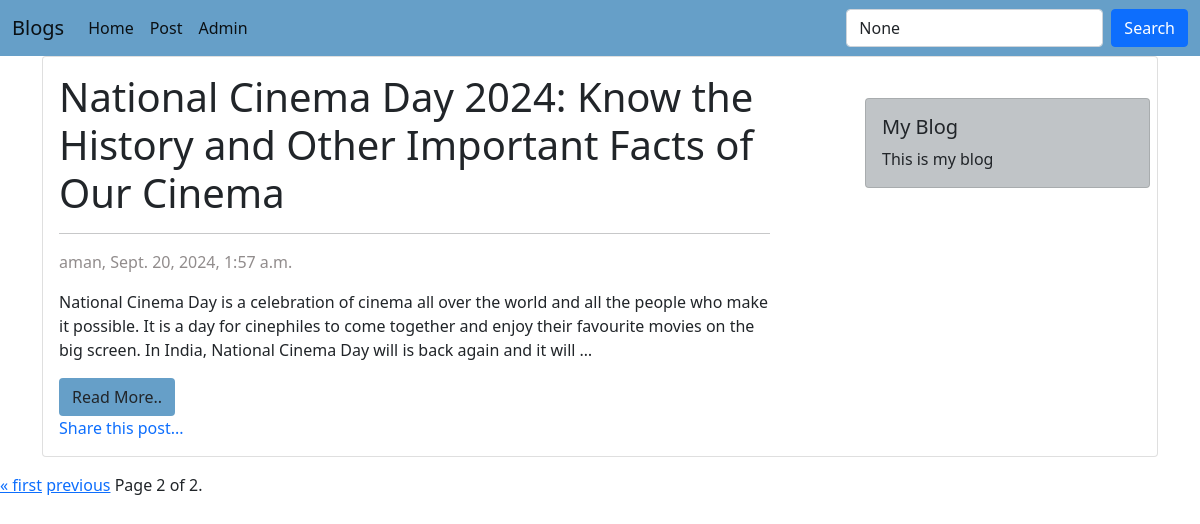
Screenshot of /blog/?page=2 with the database file from the repository.
### blog_app/models.py (models this page shows, shortened)
class Blogpost(models.Model):
    STATUS_CHOICES = (('draft', 'draft'),(  'published', 'published'),)
    blog_id=models.AutoField(primary_key=True)
    title=models.CharField(max_length=100)
    content=models.TextField()
    author=models.ForeignKey(User,on_delete=models.CASCADE)
    create_at=models.DateTimeField(auto_now_add=True,null=True)
    status=models.CharField(max_length=10,choices=STATUS_CHOICES,default='draft')
    tags=TaggableManager()

### blog_app/views.py (the view)
# urls.py: path('blog/', blog_view, name='blog'),
def blog_view(request):
    tag = request.GET.get('tag')  # Get the tag from the URL
    if tag:
        post = Blogpost.objects.filter(tags__name__in=[tag])
    else:
        post=Blogpost.objects.all()
    paginator=Paginator(post,5)
    page=request.GET.get('page')
    try:
        posts=paginator.page(page)
    except PageNotAnInteger:
        posts = paginator.page(1)
    except EmptyPage:
        posts = paginator.page(paginator.num_pages)
    data={
        'posts': posts,'tag': tag,
    }
    return render(request, 'app/blog.html',data)

### templates/app/blog.html (shortened to what this page needs)
{% extends "app/index.html" %}
{% block content %}
{% for b in posts %}
<div class="container">
    <div class="row">
        <div class="col-md-12 position-relative">
            <div class="card mb-3">
                <div class="row g-0">
                    <div class="col-md-8">
                        <div class="card-body">
                            <h1 class="card-title">{{ b.title }}</h1>
                            <hr>
                            <p style="color: #918c8c;">{{ b.author }}, {{ b.create_at }}</p>
                            <p class="card-text">{{ b.content|truncatewords:50|safe }}</p>
                            <a href="{% url 'blogpost' id=b.blog_id %}" class="btn"
                                style="background-color: #669fc8 ;">Read More..</a>
                            <div class="card-body mb-lg-0" style="padding: 0;">
                                <a href="{% url 'share_post_view' id=b.blog_id %}" class="text-decoration-none text-primary">Share this post...</a>
                            </div>
                        </div>
                    </div>
                </div>
            </div>
            <div class="col-md-3 position-absolute" style="top: 10%; right: 20px; z-index: 1;">
                <div class="card text-dark" style="background-color                         :#c0c4c7;"
                    style="padding: 10px;">
                    <div class="card-body">
                        <h5 class="card-title">My Blog</h5>
                        <p class="card-text">This is my blog</p>
                    </div>
                </div>
            </div>
        </div>
    </div>
</div>
{% endfor %}
    <span class="step-links">
        {% if posts.has_previous %}
            <a href="?page=1">&laquo; first</a>
            <a href="?page={{ posts.previous_page_number }}">previous</a>
        {% endif %}
        <span class="current">
            Page {{ posts.number }} of {{ posts.paginator.num_pages }}.
        </span>
    </span>
</div>
{% endblock %}

### rows the page displays
Blogpost: title "National Cinema Day 2024: Know the History and Other Important Facts of Our Cinema", author "aman", create_at "Sept. 20, 2024, 1:57 a.m.", content "National Cinema Day is a celebration of cinema all over the world and all the people who make it possible. It is a day for cinephiles to come together and enjoy their favourite movies on the big screen. In India, National Cinema Day will is back again and it will …"

### other values shown
{{ posts.number }} "2"
{{ posts.paginator.num_pages }} "2"
